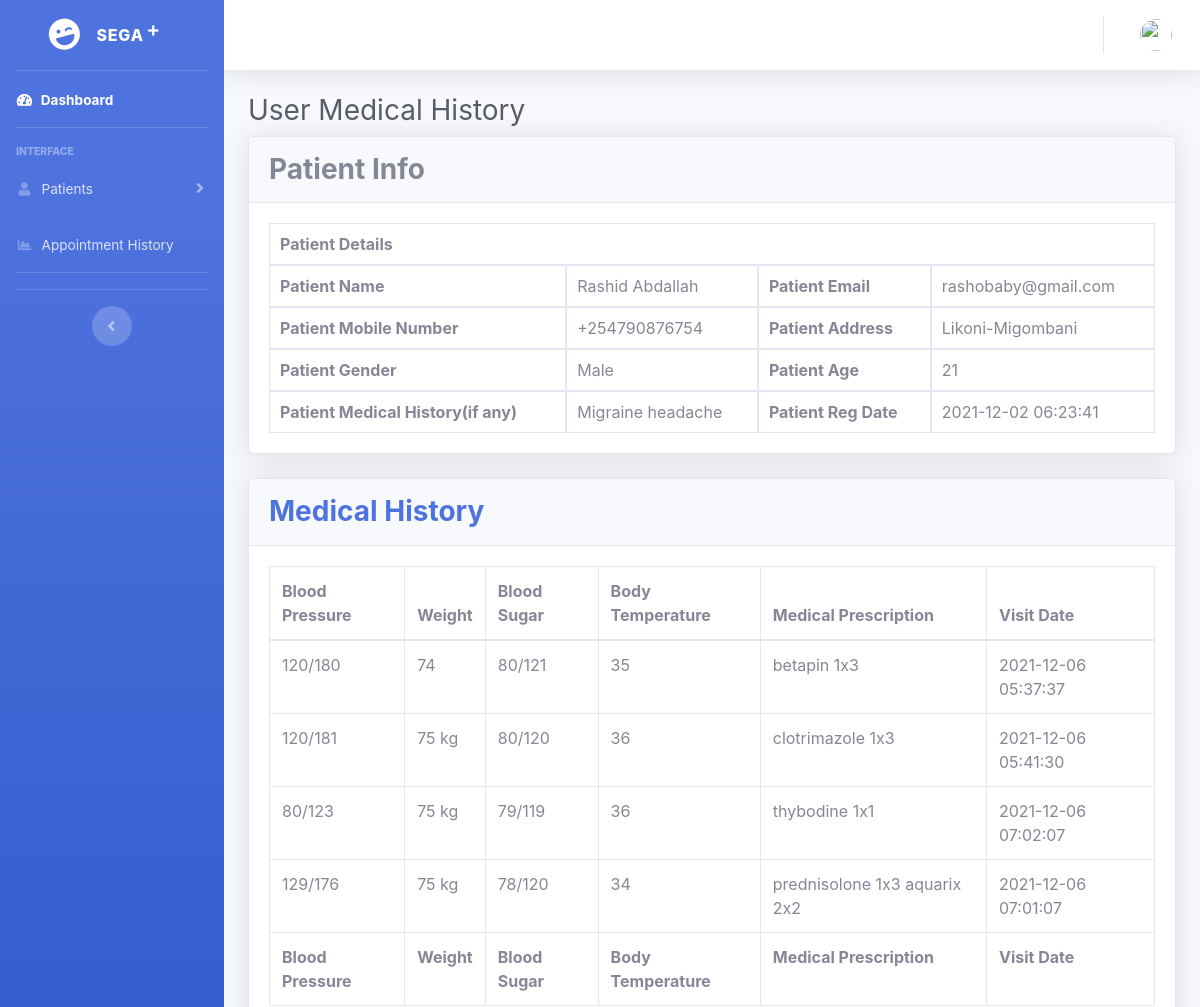
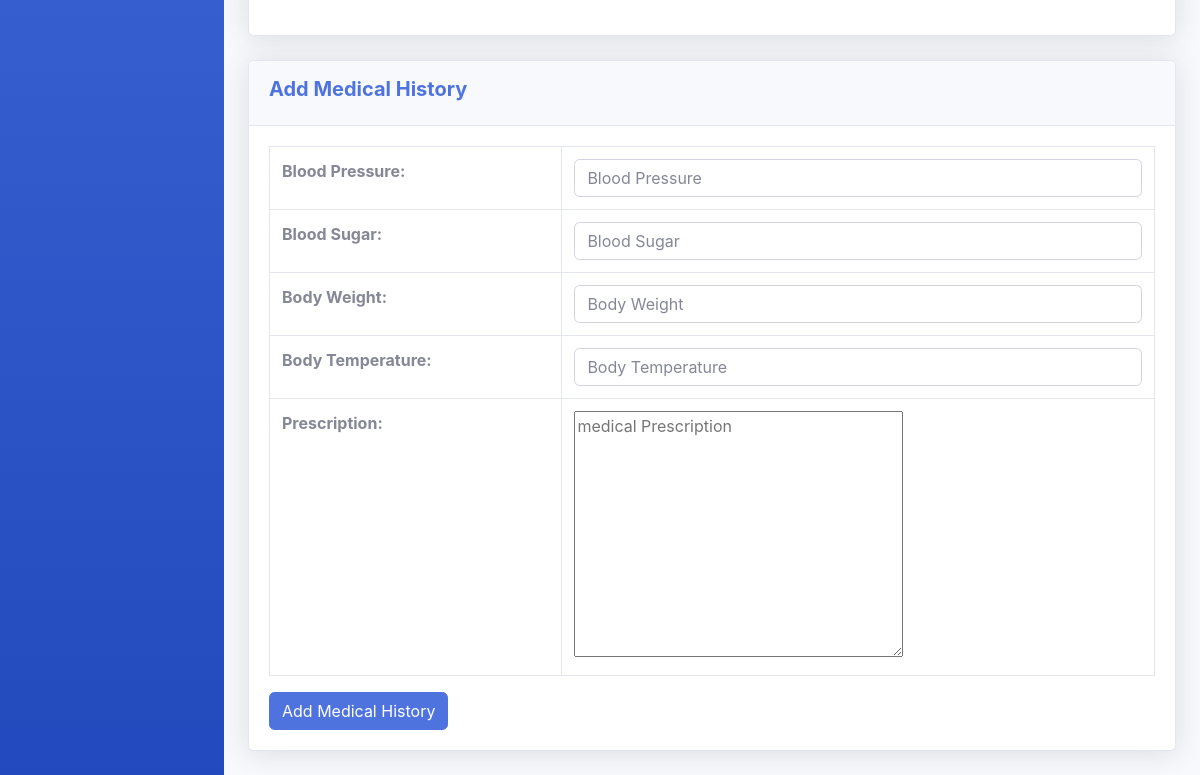
Page /doctor/dashboard/view-patient.php?viewid=2 on the committed database (2 pictures, top to bottom).
### tables this page shows
CREATE TABLE `patients` (
  `id` int(11) NOT NULL,
  `Doc_id` int(11) NOT NULL,
  `PatientName` varchar(255) NOT NULL,
  `Contact` varchar(255) NOT NULL,
  `Email` varchar(255) NOT NULL,
  `Gender` varchar(255) NOT NULL,
  `Address` varchar(255) NOT NULL,
  `Age` int(11) NOT NULL,
  `Allocation` varchar(255) NOT NULL,
  `Med_history` varchar(255) NOT NULL,
  `CreateDate` timestamp NOT NULL DEFAULT current_timestamp(),
  `Update_Date` timestamp NOT NULL DEFAULT '0000-00-00 00:00:00' ON UPDATE current_timestamp()
);

CREATE TABLE `medicalhistory` (
  `id` int(11) NOT NULL,
  `PatientID` int(11) NOT NULL,
  `BloodPressure` varchar(255) NOT NULL,
  `BloodSugar` varchar(255) NOT NULL,
  `Weight` varchar(255) NOT NULL,
  `Temperature` varchar(255) NOT NULL,
  `Prescription` varchar(255) NOT NULL,
  `CreationDate` timestamp NOT NULL DEFAULT current_timestamp() ON UPDATE current_timestamp()
);

### doctor/dashboard/view-patient.php (the view, shortened to what this page needs)
<?php
include_once "../controller/config.php";
?>
<!DOCTYPE html>
<html lang="en">
<head>
    <link rel="stylesheet" href="vendor/DataTable/DataTables-1.10.25/css/jquery.dataTables.css">
    <link href="vendor/fontawesome-free/css/all.min.css" rel="stylesheet" type="text/css">
    <link href="css/sb-admin-2.min.css" rel="stylesheet">
    <link href="css/sb-admin-2.css" rel="stylesheet">
</head>
<body id="page-top">
    <div id="wrapper">
        <?php include_once "partials/sidebar.php"; ?>
        <div id="content-wrapper" class="d-flex flex-column">
            <div id="content">
                <?php include_once "partials/navbar.php"; ?>
                <div class="container-fluid">
                    <h1 class="h3 mb-2 text-gray-800">User Medical History</h1>
                    <div class="card shadow mb-4">
                        <div class="card-header py-3">
                            <h3 class="m-0 font-weight-bold">Patient Info</h3>
                        </div>
                        <?php
                            $selPat = "SELECT * FROM patients WHERE id={$_GET['viewid']}";
                            $runq = mysqli_query($mysqli, $selPat);
                            $patRow = mysqli_fetch_array($runq);
                        ?>
                        <div class="card-body">
                            <div class="table-responsive">
                                <table class="table-bordered" id="dataTable">
                                    <tr>
                                        <th colspan="4">Patient Details</th>
                                    </tr>
                                    <tr>
                                        <th>Patient Name</th>
                                        <td><?php echo $patRow['PatientName']; ?></td>
                                        <th>Patient Email</th>
                                        <td><?php echo $patRow['Email']; ?></td>
                                    </tr>
                                    <tr>
                                        <th>Patient Mobile Number</th>
                                        <td><?php echo $patRow['Contact']; ?></td>
                                        <th>Patient Address</th>
                                        <td><?php echo $patRow['Address']; ?></td>
                                    </tr>
                                    <tr>
                                        <th>Patient Gender</th>
                                        <td><?php echo $patRow['Gender']; ?></td>
                                        <th>Patient Age</th>
                                        <td><?php echo $patRow['Age']; ?></td>
                                    </tr>
                                    <tr>
                                        <th>Patient Medical History(if any)</th>
                                        <td><?php echo $patRow['Med_history']; ?></td>
                                        <th>Patient Reg Date</th>
                                        <td><?php echo $patRow['CreateDate']; ?></td>
                                    </tr>
                                </table>
                            </div>
                        </div>
                    </div>
                    <div class="card shadow mb-4">
                        <div class="card-header py-3">
                            <h3 class="m-0 font-weight-bold text-primary">Medical History</h3>
                        </div>
                        <div class="card-body">
                            <div class="table-repsonsive">
                                <table class="table table-bordered" id="dataTable" width="100%" cellspacing="0">
                                    <thead>
                                        <tr>
                                            <th>Blood Pressure</th>
                                            <th>Weight</th>
                                            <th>Blood Sugar</th>
                                            <th>Body Temperature</th>
                                            <th>Medical Prescription</th>
                                            <th>Visit Date</th>
                                        </tr>
                                    </thead>
                                    <tfoot>
                                        <tr>
                                            <th>Blood Pressure</th>
                                            <th>Weight</th>
                                            <th>Blood Sugar</th>
                                            <th>Body Temperature</th>
                                            <th>Medical Prescription</th>
                                            <th>Visit Date</th>
                                        </tr>
                                    </tfoot>
                                    <tbody>
                                        <?php
                                            $sql = "SELECT * FROM medicalhistory WHERE PatientID={$_REQUEST['viewid']}";
                                            $result = mysqli_query($mysqli, $sql);
                                        ?>
                                        <?php while($myRow = mysqli_fetch_assoc($result)): ?>
                                            <tr>
                                                <td><?php echo $myRow['BloodPressure']; ?></td>
                                                <td><?php echo $myRow['Weight']; ?></td>
                                                <td><?php echo $myRow['BloodSugar']; ?></td>
                                                <td><?php echo $myRow['Temperature']; ?></td>
                                                <td><?php echo $myRow['Prescription']; ?></td>
                                                <td><?php echo $myRow['CreationDate']; ?></td>
                                            </tr>
                                        <?php endwhile; ?>
                                    </tbody>
                                </table>
                            </div>
                        </div>
                    </div>
                <div class="card shadow mb-4">
                    <div class="card-header py-3">
                        <h5 class="font-weight-bold text-primary">Add Medical History</h5>
                    </div>
                    <div class="card-body">
                        <div class="table-responsive myForm">
                            <form method="POST">
                                <table class="table-bordered table" id="dataTable">
                                    <tr>
                                        <th>Blood Pressure:</th>
                                        <td>
                                            <input type="text" class="form-control" name="pressure" id="pressure" placeholder="Blood Pressure">
                                        </td>
                                    </tr>
                                    <tr>
                                        <th>Blood Sugar:</th>
                                        <td>
                                            <input type="text" class="form-control" name="sugar" id="sugar" placeholder="Blood Sugar">
                                        </td>
                                    </tr>
                                    <tr>
                                        <th>Body Weight:</th>
                                        <td>
                                            <input type="text" class="form-control" name="weight" id="weight" placeholder="Body Weight">
                                        </td>
                                    </tr>
                                    <tr>
                                        <th>Body Temperature:</th>
                                        <td>
                                            <input type="text" class="form-control" name="temp" id="temp" placeholder="Body Temperature">
                                        </td>
                                    </tr>
                                    <tr>
                                        <th>Prescription:</th>
                                        <td>
                                            <textarea name="presc" id="" cols="30" rows="10" placeholder="medical Prescription"></textarea>
                                        </td>
                                    </tr>
                                </table>
                                <div class="myButton">
                                    <input type="submit" class="btn btn-primary" name="submit" value="Add Medical History">
                                </div>
                            </form>
                        </div>
                    </div>
                </div>
                </div>
            </div>
        </div>
    </div>
</body>
</html>

### rows in the picture
patients: PatientName "Rashid Abdallah", Email "rashobaby@gmail.com", Contact "+254790876754", Address "Likoni-Migombani", Gender "Male", Age "21", Med_history "Migraine headache", CreateDate "2021-12-02 06:23:41"
medicalhistory: BloodPressure "120/180", Weight "74", BloodSugar "80/121", Temperature "35", Prescription "betapin 1x3", CreationDate "2021-12-06 05:37:37"
medicalhistory: BloodPressure "120/181", Weight "75 kg", BloodSugar "80/120", Temperature "36", Prescription "clotrimazole 1x3", CreationDate "2021-12-06 05:41:30"
medicalhistory: BloodPressure "80/123", Weight "75 kg", BloodSugar "79/119", Temperature "36", Prescription "thybodine 1x1", CreationDate "2021-12-06 07:02:07"
medicalhistory: BloodPressure "129/176", Weight "75 kg", BloodSugar "78/120", Temperature "34", Prescription "prednisolone 1x3 aquarix 2x2", CreationDate "2021-12-06 07:01:07"
